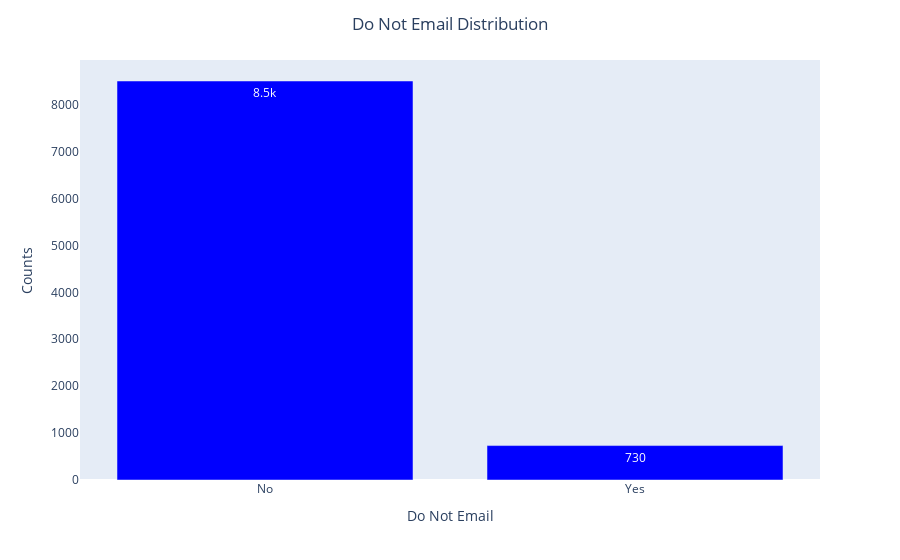

The code cell stored with this chart in its notebook:
### Code cell
barplot('Do Not Email')

### Figure 1 — Plotly figure (JSON) as saved in the notebook; plotly's stock layout.template omitted (floating-point values rounded to 4 significant figures)
{"data": [{"alignmentgroup": "True", "hovertemplate": "x=%{x}<br>y=%{y}<extra></extra>", "legendgroup": "", "marker": {"color": "blue", "pattern": {"shape": ""}}, "name": "", "offsetgroup": "", "orientation": "v", "showlegend": false, "textposition": "auto", "texttemplate": "%{y:.2s}", "type": "bar", "x": ["No", "Yes"], "xaxis": "x", "y": [8506, 734], "yaxis": "y"}], "layout": {"barmode": "relative", "legend": {"tracegroupgap": 0}, "margin": {"t": 60}, "showlegend": false, "title": {"text": "Do Not Email Distribution", "x": 0.5}, "xaxis": {"anchor": "y", "domain": [0, 1], "showgrid": false, "title": {"text": "Do Not Email"}}, "yaxis": {"anchor": "x", "domain": [0, 1], "showgrid": false, "title": {"text": "Counts"}}}}
